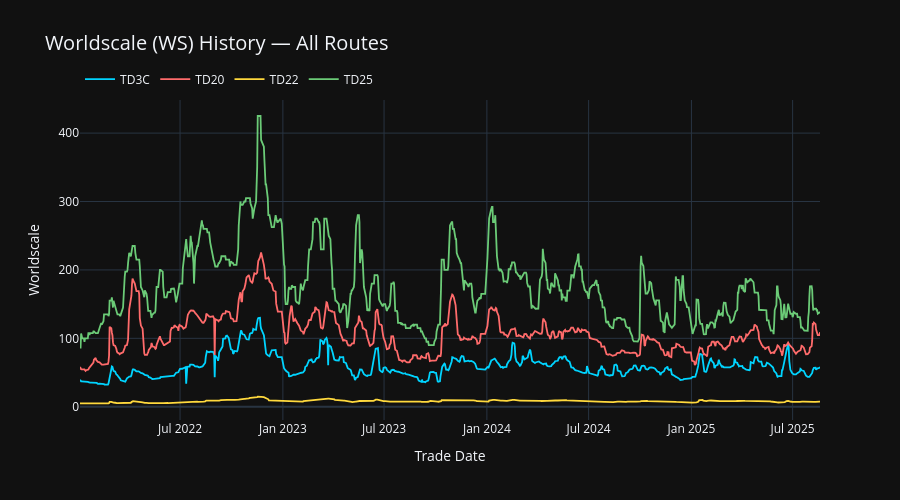

Here is the notebook cell this chart was saved with:
### Markdown cell above
---
## 3 · Worldscale (WS) History

### Code cell
fig = go.Figure()
for inst in ['TD3C', 'TD20', 'TD22', 'TD25']:
    d = spot_daily[spot_daily['instrument'] == inst]
    fig.add_trace(go.Scatter(
        x=d['date'], y=d['ws'],
        name=inst, mode='lines',
        line=dict(color=COLORS[inst], width=1.8),
        hovertemplate='%{x|%b %d %Y}<br>WS: <b>%{y:.1f}</b><extra>' + inst + '</extra>'
    ))

fig.update_layout(
    title=dict(text='Worldscale (WS) History — All Routes', font=dict(size=20)),
    xaxis_title='Trade Date',
    yaxis_title='Worldscale',
    hovermode='x unified',
    height=500,
    legend=dict(orientation='h', yanchor='bottom', y=1.02, xanchor='left', x=0)
)
fig.show()

### Figure 1 — Plotly figure (JSON) as saved in the notebook; plotly's stock layout.template omitted (floating-point values rounded to 4 significant figures; data arrays with more than 128 entries replaced by an {"elided": "..."} marker saying what was removed)
{"data": [{"hovertemplate": "%{x|%b %d %Y}<br>WS: <b>%{y:.1f}</b><extra>TD3C</extra>", "line": {"color": "#00D4FF", "width": 1.8}, "mode": "lines", "name": "TD3C", "type": "scatter", "x": {"elided": "895 str values"}, "y": {"elided": "895 float values"}}, {"hovertemplate": "%{x|%b %d %Y}<br>WS: <b>%{y:.1f}</b><extra>TD20</extra>", "line": {"color": "#FF6B6B", "width": 1.8}, "mode": "lines", "name": "TD20", "type": "scatter", "x": {"elided": "895 str values"}, "y": {"elided": "895 float values"}}, {"hovertemplate": "%{x|%b %d %Y}<br>WS: <b>%{y:.1f}</b><extra>TD22</extra>", "line": {"color": "#FFD93D", "width": 1.8}, "mode": "lines", "name": "TD22", "type": "scatter", "x": {"elided": "895 str values"}, "y": {"elided": "895 float values"}}, {"hovertemplate": "%{x|%b %d %Y}<br>WS: <b>%{y:.1f}</b><extra>TD25</extra>", "line": {"color": "#6BCB77", "width": 1.8}, "mode": "lines", "name": "TD25", "type": "scatter", "x": {"elided": "895 str values"}, "y": {"elided": "895 float values"}}], "layout": {"height": 500, "hovermode": "x unified", "legend": {"orientation": "h", "x": 0, "xanchor": "left", "y": 1.02, "yanchor": "bottom"}, "title": {"font": {"size": 20}, "text": "Worldscale (WS) History — All Routes"}, "xaxis": {"title": {"text": "Trade Date"}}, "yaxis": {"title": {"text": "Worldscale"}}}}
